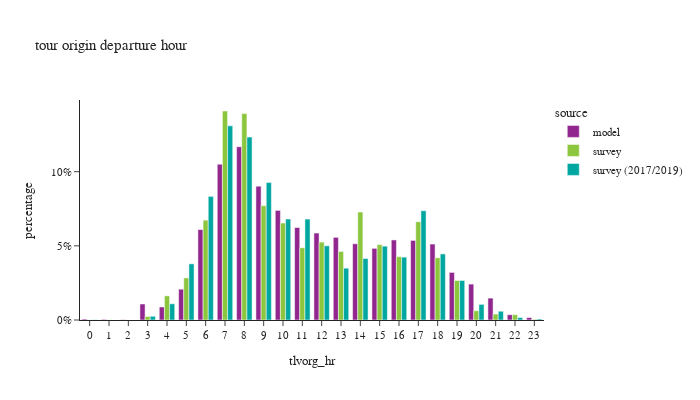

The notebook cell saved with this chart:
### Code cell
df_plot = df_tour.groupby(['tlvorg_hr','source'])['toexpfac'].sum().reset_index()
df_plot['percentage'] = df_plot.groupby(['source'], group_keys=False)['toexpfac']. \
    apply(lambda x: x / float(x.sum()))

fig = px.bar(df_plot, x="tlvorg_hr", y="percentage", color="source",
             barmode="group",title="tour origin departure hour",
             hover_data=['toexpfac'])
fig.update_layout(height=400, width=700, font=dict(size=11),
                  xaxis = dict(dtick = 1, categoryorder='category ascending'),
                  yaxis=dict(tickformat=".0%"))
fig.show()

### Figure 1 — Plotly figure (JSON) as saved in the notebook; plotly's stock layout.template omitted (floating-point values rounded to 4 significant figures)
{"data": [{"alignmentgroup": "True", "customdata": [[3978.0], [2669.0], [1119.0], [68990.0], [56050.0], [132800.0], [389600.0], [671200.0], [746500.0], [576600.0], [472200.0], [398500.0], [374600.0], [356100.0], [328600.0], [308600.0], [344900.0], [343000.0], [327200.0], [205000.0], [154700.0], [94300.0], [22800.0], [10580.0]], "hovertemplate": "source=model<br>tlvorg_hr=%{x}<br>percentage=%{y}<br>toexpfac=%{customdata[0]}<extra></extra>", "legendgroup": "model", "marker": {"color": "#91268F", "pattern": {"shape": ""}}, "name": "model", "offsetgroup": "model", "orientation": "v", "showlegend": true, "textposition": "auto", "type": "bar", "x": [0, 1, 2, 3, 4, 5, 6, 7, 8, 9, 10, 11, 12, 13, 14, 15, 16, 17, 18, 19, 20, 21, 22, 23], "xaxis": "x", "y": [0.0006225, 0.0004177, 0.0001751, 0.0108, 0.008771, 0.02077, 0.06097, 0.105, 0.1168, 0.09024, 0.07389, 0.06235, 0.05861, 0.05572, 0.05141, 0.0483, 0.05398, 0.05367, 0.0512, 0.03209, 0.0242, 0.01476, 0.003569, 0.001656], "yaxis": "y"}, {"alignmentgroup": "True", "customdata": [[520.4], [587.8], [322.7], [12140.0], [82940.0], [144700.0], [343100.0], [718000.0], [709300.0], [392700.0], [333100.0], [248100.0], [267600.0], [235500.0], [371000.0], [258800.0], [217600.0], [337500.0], [213800.0], [135500.0], [31680.0], [20300.0], [18290.0], [2206.0]], "hovertemplate": "source=survey<br>tlvorg_hr=%{x}<br>percentage=%{y}<br>toexpfac=%{customdata[0]}<extra></extra>", "legendgroup": "survey", "marker": {"color": "#8CC63E", "pattern": {"shape": ""}}, "name": "survey", "offsetgroup": "survey", "orientation": "v", "showlegend": true, "textposition": "auto", "type": "bar", "x": [0, 1, 2, 3, 4, 5, 6, 7, 8, 9, 10, 11, 12, 13, 14, 15, 16, 17, 18, 19, 20, 21, 22, 23], "xaxis": "x", "y": [0.0001021, 0.0001154, 6.333e-05, 0.002383, 0.01628, 0.0284, 0.06733, 0.1409, 0.1392, 0.07707, 0.06538, 0.0487, 0.05252, 0.04623, 0.07281, 0.0508, 0.0427, 0.06624, 0.04195, 0.0266, 0.006217, 0.003985, 0.00359, 0.0004329], "yaxis": "y"}, {"alignmentgroup": "True", "customdata": [[818.5], [72.75], [13910.0], [60840.0], [210800.0], [463800.0], [728600.0], [686400.0], [515600.0], [378800.0], [378700.0], [278400.0], [194400.0], [230800.0], [277100.0], [235900.0], [410000.0], [248000.0], [148300.0], [58630.0], [32950.0], [9025.0], [3630.0]], "hovertemplate": "source=survey (2017/2019)<br>tlvorg_hr=%{x}<br>percentage=%{y}<br>toexpfac=%{customdata[0]}<extra></extra>", "legendgroup": "survey (2017/2019)", "marker": {"color": "#00A7A0", "pattern": {"shape": ""}}, "name": "survey (2017/2019)", "offsetgroup": "survey (2017/2019)", "orientation": "v", "showlegend": true, "textposition": "auto", "type": "bar", "x": [0, 2, 3, 4, 5, 6, 7, 8, 9, 10, 11, 12, 13, 14, 15, 16, 17, 18, 19, 20, 21, 22, 23], "xaxis": "x", "y": [0.0001471, 1.307e-05, 0.002499, 0.01093, 0.03788, 0.08333, 0.1309, 0.1233, 0.09264, 0.06805, 0.06805, 0.05002, 0.03493, 0.04147, 0.04979, 0.04239, 0.07367, 0.04455, 0.02665, 0.01054, 0.00592, 0.001622, 0.0006522], "yaxis": "y"}], "layout": {"barmode": "group", "font": {"size": 11}, "height": 400, "legend": {"title": {"text": "source"}, "tracegroupgap": 0}, "title": {"text": "tour origin departure hour"}, "width": 700, "xaxis": {"anchor": "y", "categoryorder": "category ascending", "domain": [0.0, 1.0], "dtick": 1, "title": {"text": "tlvorg_hr"}}, "yaxis": {"anchor": "x", "domain": [0.0, 1.0], "tickformat": ".0%", "title": {"text": "percentage"}}}}
